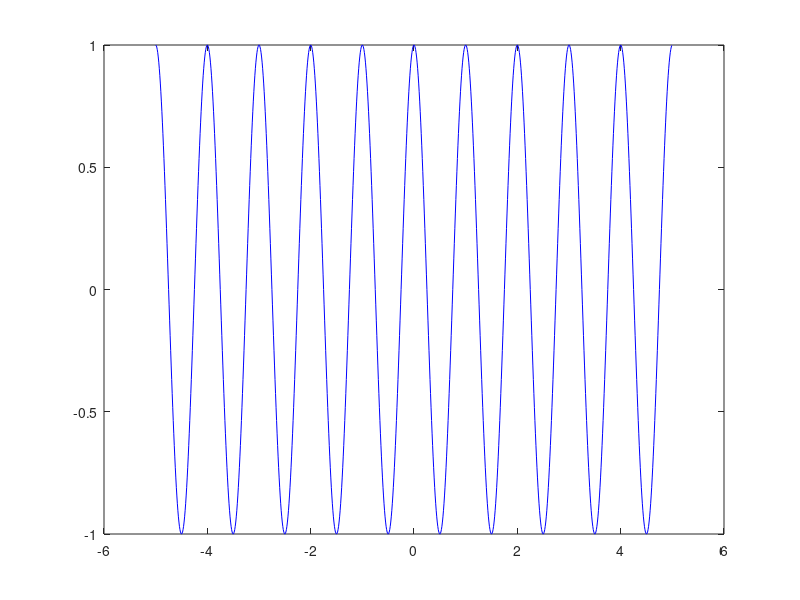
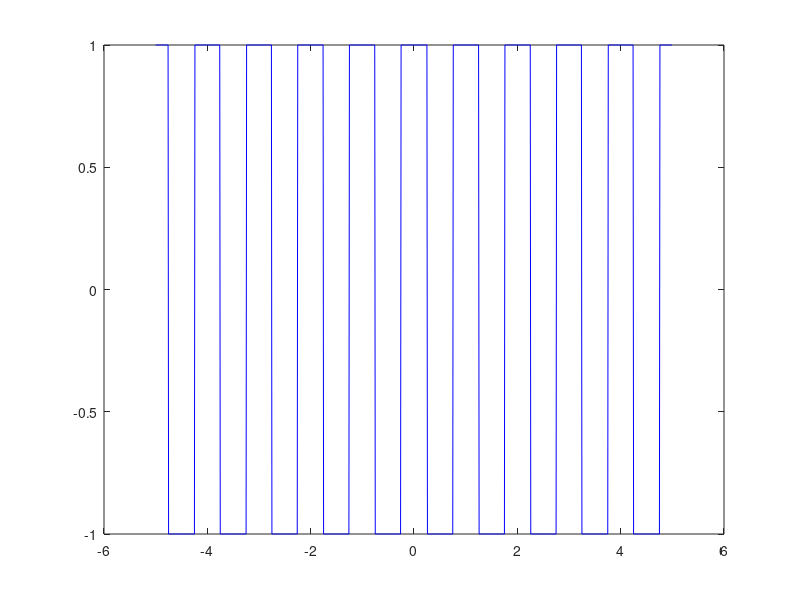
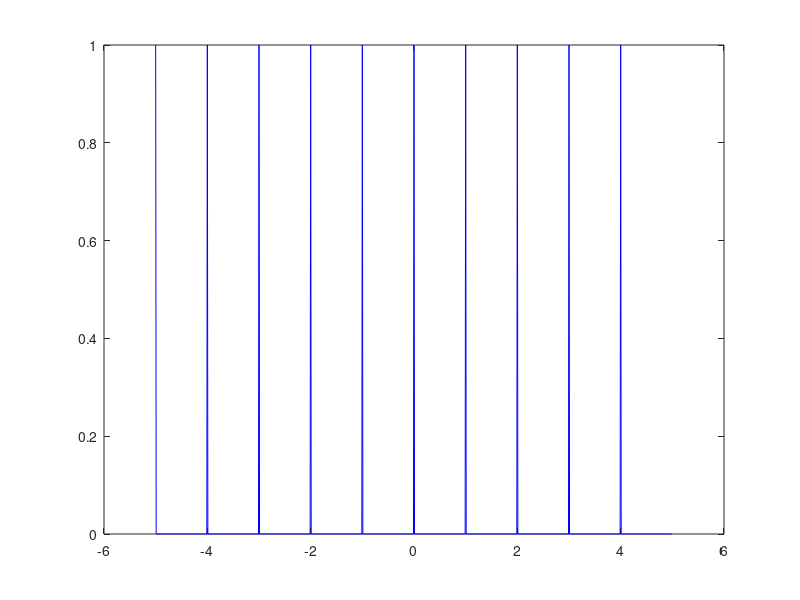
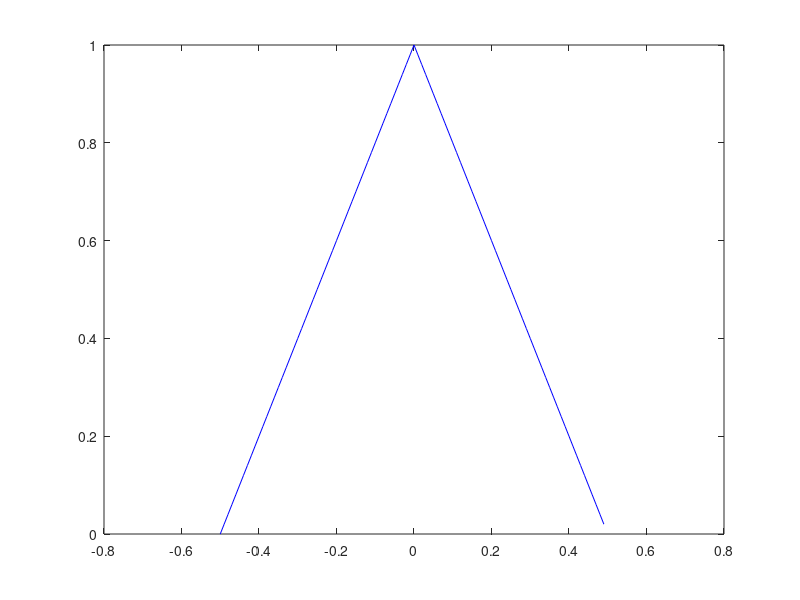

These charts were generated, in order, by the following MATLAB code: (Note: this script raises an error after producing the figures.)
% 주기함수를 생성하는 실습
 
% sampling
delta = 0.01; % fs = 1/delta
range = 5;
f0 = 1; % 기본주기 = 1
 
% x 영역
x = -range:delta:range-delta;

fc = (cos(2*pi*x)+1)/2;

% 임펄스꼴의 주기함수
w = 0.99999;
fr = fc >= w;
figure(3);
plot(x,fr,'b');

fc = cos(2*pi*x);
figure(1);
plot(x, fc, 'b');

% 사각펄스 주기함수
fr = sign(fc);
figure(2);
plot(x,fr,'b');
 
% 삼각파 함수
delta = 0.01;
xu = -0.5:delta:0.5-delta;
fxu = 1-2*abs(xu); % 1-2|x| 
figure(4);
plot(xu, fxu, 'b-');

% 삼각파 주기함수
ftri = [];
for n=1:10
    ftri = [ftri, fxu];
end
figure(5);
stem(ftri, '.');

% sigHatTrain을 이용한 삼각파 주기함수
[ftri,x] = sigHatTrain(5, 0.01);
figure(6);
stem(x,ftri, '.');